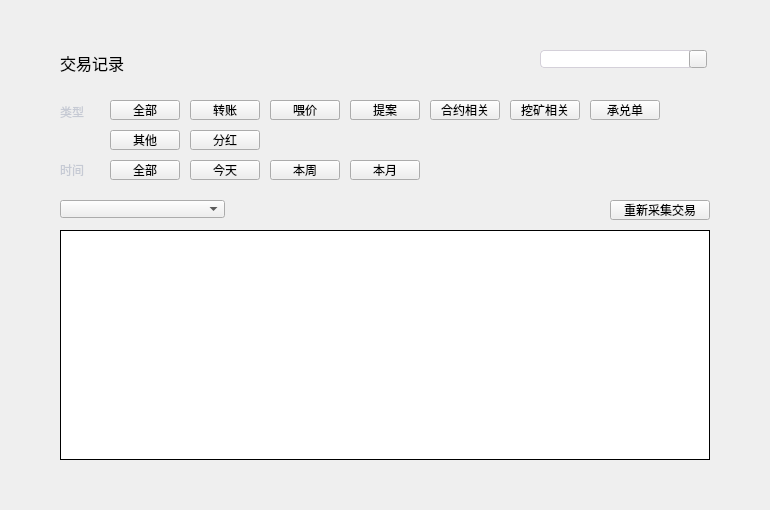
<?xml version="1.0" encoding="UTF-8"?>
<ui version="4.0">
 <class>AllTransactionWidget</class>
 <widget class="QWidget" name="AllTransactionWidget">
  <property name="geometry">
   <rect>
    <x>0</x>
    <y>0</y>
    <width>770</width>
    <height>510</height>
   </rect>
  </property>
  <property name="font">
   <font>
    <family>Microsoft YaHei UI Light</family>
   </font>
  </property>
  <property name="windowTitle">
   <string>Form</string>
  </property>
  <widget class="QLabel" name="title_label">
   <property name="geometry">
    <rect>
     <x>60</x>
     <y>50</y>
     <width>200</width>
     <height>26</height>
    </rect>
   </property>
   <property name="font">
    <font>
     <pointsize>12</pointsize>
    </font>
   </property>
   <property name="text">
    <string>交易记录</string>
   </property>
  </widget>
  <widget class="QLabel" name="label">
   <property name="geometry">
    <rect>
     <x>60</x>
     <y>102</y>
     <width>50</width>
     <height>20</height>
    </rect>
   </property>
   <property name="styleSheet">
    <string notr="true">color: rgb(198, 202, 212);
font: 11px &quot;微软雅黑&quot;;</string>
   </property>
   <property name="text">
    <string>类型</string>
   </property>
  </widget>
  <widget class="QLabel" name="label_2">
   <property name="geometry">
    <rect>
     <x>60</x>
     <y>160</y>
     <width>50</width>
     <height>20</height>
    </rect>
   </property>
   <property name="styleSheet">
    <string notr="true">color: rgb(198, 202, 212);
font: 11px &quot;微软雅黑&quot;;</string>
   </property>
   <property name="text">
    <string>时间</string>
   </property>
  </widget>
  <widget class="QPushButton" name="typeAllBtn">
   <property name="geometry">
    <rect>
     <x>110</x>
     <y>100</y>
     <width>70</width>
     <height>20</height>
    </rect>
   </property>
   <property name="cursor">
    <cursorShape>PointingHandCursor</cursorShape>
   </property>
   <property name="styleSheet">
    <string notr="true"/>
   </property>
   <property name="text">
    <string>全部</string>
   </property>
  </widget>
  <widget class="QPushButton" name="typeTransferBtn">
   <property name="geometry">
    <rect>
     <x>190</x>
     <y>100</y>
     <width>70</width>
     <height>20</height>
    </rect>
   </property>
   <property name="cursor">
    <cursorShape>PointingHandCursor</cursorShape>
   </property>
   <property name="styleSheet">
    <string notr="true"/>
   </property>
   <property name="text">
    <string>转账</string>
   </property>
  </widget>
  <widget class="QPushButton" name="typeDepositBtn">
   <property name="geometry">
    <rect>
     <x>270</x>
     <y>100</y>
     <width>70</width>
     <height>20</height>
    </rect>
   </property>
   <property name="cursor">
    <cursorShape>PointingHandCursor</cursorShape>
   </property>
   <property name="styleSheet">
    <string notr="true"/>
   </property>
   <property name="text">
    <string>充值</string>
   </property>
  </widget>
  <widget class="QPushButton" name="typeWithdrawBtn">
   <property name="geometry">
    <rect>
     <x>350</x>
     <y>100</y>
     <width>70</width>
     <height>20</height>
    </rect>
   </property>
   <property name="cursor">
    <cursorShape>PointingHandCursor</cursorShape>
   </property>
   <property name="styleSheet">
    <string notr="true"/>
   </property>
   <property name="text">
    <string>提现</string>
   </property>
  </widget>
  <widget class="QPushButton" name="typeContractBtn">
   <property name="geometry">
    <rect>
     <x>430</x>
     <y>100</y>
     <width>70</width>
     <height>20</height>
    </rect>
   </property>
   <property name="cursor">
    <cursorShape>PointingHandCursor</cursorShape>
   </property>
   <property name="styleSheet">
    <string notr="true"/>
   </property>
   <property name="text">
    <string>合约相关</string>
   </property>
  </widget>
  <widget class="QPushButton" name="typeOtherBtn">
   <property name="geometry">
    <rect>
     <x>110</x>
     <y>130</y>
     <width>70</width>
     <height>20</height>
    </rect>
   </property>
   <property name="cursor">
    <cursorShape>PointingHandCursor</cursorShape>
   </property>
   <property name="styleSheet">
    <string notr="true"/>
   </property>
   <property name="text">
    <string>其他</string>
   </property>
  </widget>
  <widget class="QPushButton" name="timeAllBtn">
   <property name="geometry">
    <rect>
     <x>110</x>
     <y>160</y>
     <width>70</width>
     <height>20</height>
    </rect>
   </property>
   <property name="cursor">
    <cursorShape>PointingHandCursor</cursorShape>
   </property>
   <property name="styleSheet">
    <string notr="true"/>
   </property>
   <property name="text">
    <string>全部</string>
   </property>
  </widget>
  <widget class="QPushButton" name="timeDayBtn">
   <property name="geometry">
    <rect>
     <x>190</x>
     <y>160</y>
     <width>70</width>
     <height>20</height>
    </rect>
   </property>
   <property name="cursor">
    <cursorShape>PointingHandCursor</cursorShape>
   </property>
   <property name="styleSheet">
    <string notr="true"/>
   </property>
   <property name="text">
    <string>今天</string>
   </property>
  </widget>
  <widget class="QPushButton" name="timeWeekBtn">
   <property name="geometry">
    <rect>
     <x>270</x>
     <y>160</y>
     <width>70</width>
     <height>20</height>
    </rect>
   </property>
   <property name="cursor">
    <cursorShape>PointingHandCursor</cursorShape>
   </property>
   <property name="styleSheet">
    <string notr="true"/>
   </property>
   <property name="text">
    <string>本周</string>
   </property>
  </widget>
  <widget class="QPushButton" name="timeMonthBtn">
   <property name="geometry">
    <rect>
     <x>350</x>
     <y>160</y>
     <width>70</width>
     <height>20</height>
    </rect>
   </property>
   <property name="cursor">
    <cursorShape>PointingHandCursor</cursorShape>
   </property>
   <property name="styleSheet">
    <string notr="true"/>
   </property>
   <property name="text">
    <string>本月</string>
   </property>
  </widget>
  <widget class="QComboBox" name="accountComboBox">
   <property name="geometry">
    <rect>
     <x>60</x>
     <y>200</y>
     <width>165</width>
     <height>18</height>
    </rect>
   </property>
   <property name="font">
    <font>
     <family>微软雅黑</family>
     <weight>50</weight>
     <bold>false</bold>
    </font>
   </property>
   <property name="focusPolicy">
    <enum>Qt::NoFocus</enum>
   </property>
   <property name="styleSheet">
    <string notr="true"/>
   </property>
  </widget>
  <widget class="QLabel" name="addressLabel">
   <property name="geometry">
    <rect>
     <x>250</x>
     <y>200</y>
     <width>300</width>
     <height>20</height>
    </rect>
   </property>
   <property name="font">
    <font>
     <family>微软雅黑</family>
    </font>
   </property>
   <property name="styleSheet">
    <string notr="true">QLabel{color: rgb(192, 196, 212);}</string>
   </property>
   <property name="text">
    <string/>
   </property>
   <property name="alignment">
    <set>Qt::AlignLeading|Qt::AlignLeft|Qt::AlignVCenter</set>
   </property>
   <property name="textInteractionFlags">
    <set>Qt::LinksAccessibleByMouse|Qt::TextSelectableByMouse</set>
   </property>
  </widget>
  <widget class="QTableWidget" name="transactionsTableWidget">
   <property name="geometry">
    <rect>
     <x>60</x>
     <y>230</y>
     <width>650</width>
     <height>230</height>
    </rect>
   </property>
   <property name="cursor" stdset="0">
    <cursorShape>PointingHandCursor</cursorShape>
   </property>
   <property name="layoutDirection">
    <enum>Qt::LeftToRight</enum>
   </property>
   <property name="styleSheet">
    <string notr="true"/>
   </property>
   <property name="frameShape">
    <enum>QFrame::Box</enum>
   </property>
   <property name="frameShadow">
    <enum>QFrame::Plain</enum>
   </property>
   <property name="verticalScrollBarPolicy">
    <enum>Qt::ScrollBarAsNeeded</enum>
   </property>
   <property name="horizontalScrollBarPolicy">
    <enum>Qt::ScrollBarAlwaysOff</enum>
   </property>
   <property name="autoScroll">
    <bool>true</bool>
   </property>
   <property name="editTriggers">
    <set>QAbstractItemView::NoEditTriggers</set>
   </property>
   <property name="selectionMode">
    <enum>QAbstractItemView::NoSelection</enum>
   </property>
   <property name="iconSize">
    <size>
     <width>19</width>
     <height>12</height>
    </size>
   </property>
   <property name="showGrid">
    <bool>true</bool>
   </property>
   <property name="gridStyle">
    <enum>Qt::SolidLine</enum>
   </property>
   <attribute name="horizontalHeaderVisible">
    <bool>false</bool>
   </attribute>
   <attribute name="horizontalHeaderCascadingSectionResizes">
    <bool>false</bool>
   </attribute>
   <attribute name="horizontalHeaderHighlightSections">
    <bool>false</bool>
   </attribute>
   <attribute name="verticalHeaderVisible">
    <bool>false</bool>
   </attribute>
   <attribute name="verticalHeaderHighlightSections">
    <bool>false</bool>
   </attribute>
   <column>
    <property name="text">
     <string>区块高度</string>
    </property>
    <property name="font">
     <font>
      <family>微软雅黑</family>
     </font>
    </property>
    <property name="textAlignment">
     <set>AlignCenter</set>
    </property>
   </column>
   <column>
    <property name="text">
     <string>时间</string>
    </property>
    <property name="font">
     <font>
      <family>微软雅黑</family>
     </font>
    </property>
    <property name="textAlignment">
     <set>AlignCenter</set>
    </property>
   </column>
   <column>
    <property name="text">
     <string>对方账户</string>
    </property>
    <property name="font">
     <font>
      <family>微软雅黑</family>
     </font>
    </property>
    <property name="textAlignment">
     <set>AlignCenter</set>
    </property>
   </column>
   <column>
    <property name="text">
     <string>数量</string>
    </property>
    <property name="font">
     <font>
      <family>微软雅黑</family>
     </font>
    </property>
    <property name="textAlignment">
     <set>AlignCenter</set>
    </property>
   </column>
   <column>
    <property name="text">
     <string>手续费(UFC)</string>
    </property>
    <property name="font">
     <font>
      <family>微软雅黑</family>
     </font>
    </property>
    <property name="textAlignment">
     <set>AlignCenter</set>
    </property>
   </column>
   <column>
    <property name="text">
     <string>交易ID</string>
    </property>
    <property name="font">
     <font>
      <family>微软雅黑</family>
     </font>
    </property>
    <property name="textAlignment">
     <set>AlignCenter</set>
    </property>
   </column>
   <column>
    <property name="text">
     <string>状态</string>
    </property>
    <property name="font">
     <font>
      <family>微软雅黑</family>
     </font>
    </property>
    <property name="textAlignment">
     <set>AlignCenter</set>
    </property>
   </column>
   <column>
    <property name="text">
     <string>类型</string>
    </property>
    <property name="font">
     <font>
      <family>微软雅黑</family>
     </font>
    </property>
    <property name="textAlignment">
     <set>AlignCenter</set>
    </property>
   </column>
  </widget>
  <widget class="QPushButton" name="typeMineBtn">
   <property name="geometry">
    <rect>
     <x>510</x>
     <y>100</y>
     <width>70</width>
     <height>20</height>
    </rect>
   </property>
   <property name="cursor">
    <cursorShape>PointingHandCursor</cursorShape>
   </property>
   <property name="styleSheet">
    <string notr="true"/>
   </property>
   <property name="text">
    <string>挖矿相关</string>
   </property>
  </widget>
  <widget class="QPushButton" name="typeGuaranteeBtn">
   <property name="geometry">
    <rect>
     <x>590</x>
     <y>100</y>
     <width>70</width>
     <height>20</height>
    </rect>
   </property>
   <property name="cursor">
    <cursorShape>PointingHandCursor</cursorShape>
   </property>
   <property name="styleSheet">
    <string notr="true"/>
   </property>
   <property name="text">
    <string>承兑单</string>
   </property>
  </widget>
  <widget class="QLineEdit" name="searchLineEdit">
   <property name="geometry">
    <rect>
     <x>540</x>
     <y>50</y>
     <width>150</width>
     <height>18</height>
    </rect>
   </property>
   <property name="styleSheet">
    <string notr="true">border:1px solid rgb(212,208,217);border-top-left-radius:4px;border-bottom-left-radius:4px;
color: rgb(137,129,161);padding: 0px 5px 0px 5px;
font: 11px &quot;微软雅黑&quot;;
</string>
   </property>
  </widget>
  <widget class="QPushButton" name="searchBtn">
   <property name="geometry">
    <rect>
     <x>689</x>
     <y>50</y>
     <width>18</width>
     <height>18</height>
    </rect>
   </property>
   <property name="cursor">
    <cursorShape>PointingHandCursor</cursorShape>
   </property>
   <property name="styleSheet">
    <string notr="true">border-image: url(:/ui/wallet_ui/searchBtn.png);</string>
   </property>
   <property name="text">
    <string/>
   </property>
  </widget>
  <widget class="QStackedWidget" name="stackedWidget">
   <property name="geometry">
    <rect>
     <x>0</x>
     <y>466</y>
     <width>770</width>
     <height>41</height>
    </rect>
   </property>
  </widget>
  <widget class="QPushButton" name="typeFeedPriceBtn">
   <property name="geometry">
    <rect>
     <x>270</x>
     <y>100</y>
     <width>70</width>
     <height>20</height>
    </rect>
   </property>
   <property name="cursor">
    <cursorShape>PointingHandCursor</cursorShape>
   </property>
   <property name="styleSheet">
    <string notr="true"/>
   </property>
   <property name="text">
    <string>喂价</string>
   </property>
  </widget>
  <widget class="QPushButton" name="typeProposalBtn">
   <property name="geometry">
    <rect>
     <x>350</x>
     <y>100</y>
     <width>70</width>
     <height>20</height>
    </rect>
   </property>
   <property name="cursor">
    <cursorShape>PointingHandCursor</cursorShape>
   </property>
   <property name="styleSheet">
    <string notr="true"/>
   </property>
   <property name="text">
    <string>提案</string>
   </property>
  </widget>
  <widget class="QPushButton" name="typeBonusBtn">
   <property name="geometry">
    <rect>
     <x>190</x>
     <y>130</y>
     <width>70</width>
     <height>20</height>
    </rect>
   </property>
   <property name="cursor">
    <cursorShape>PointingHandCursor</cursorShape>
   </property>
   <property name="styleSheet">
    <string notr="true"/>
   </property>
   <property name="text">
    <string>分红</string>
   </property>
  </widget>
  <widget class="QToolButton" name="clearDBBtn">
   <property name="geometry">
    <rect>
     <x>610</x>
     <y>200</y>
     <width>100</width>
     <height>20</height>
    </rect>
   </property>
   <property name="cursor">
    <cursorShape>PointingHandCursor</cursorShape>
   </property>
   <property name="styleSheet">
    <string notr="true"/>
   </property>
   <property name="text">
    <string>重新采集交易</string>
   </property>
  </widget>
  <zorder>typeWithdrawBtn</zorder>
  <zorder>typeDepositBtn</zorder>
  <zorder>title_label</zorder>
  <zorder>label</zorder>
  <zorder>label_2</zorder>
  <zorder>typeAllBtn</zorder>
  <zorder>typeTransferBtn</zorder>
  <zorder>typeContractBtn</zorder>
  <zorder>typeOtherBtn</zorder>
  <zorder>timeAllBtn</zorder>
  <zorder>timeDayBtn</zorder>
  <zorder>timeWeekBtn</zorder>
  <zorder>timeMonthBtn</zorder>
  <zorder>accountComboBox</zorder>
  <zorder>addressLabel</zorder>
  <zorder>transactionsTableWidget</zorder>
  <zorder>typeMineBtn</zorder>
  <zorder>typeGuaranteeBtn</zorder>
  <zorder>searchLineEdit</zorder>
  <zorder>searchBtn</zorder>
  <zorder>stackedWidget</zorder>
  <zorder>typeFeedPriceBtn</zorder>
  <zorder>typeProposalBtn</zorder>
  <zorder>typeBonusBtn</zorder>
  <zorder>clearDBBtn</zorder>
 </widget>
 <resources/>
 <connections/>
</ui>
